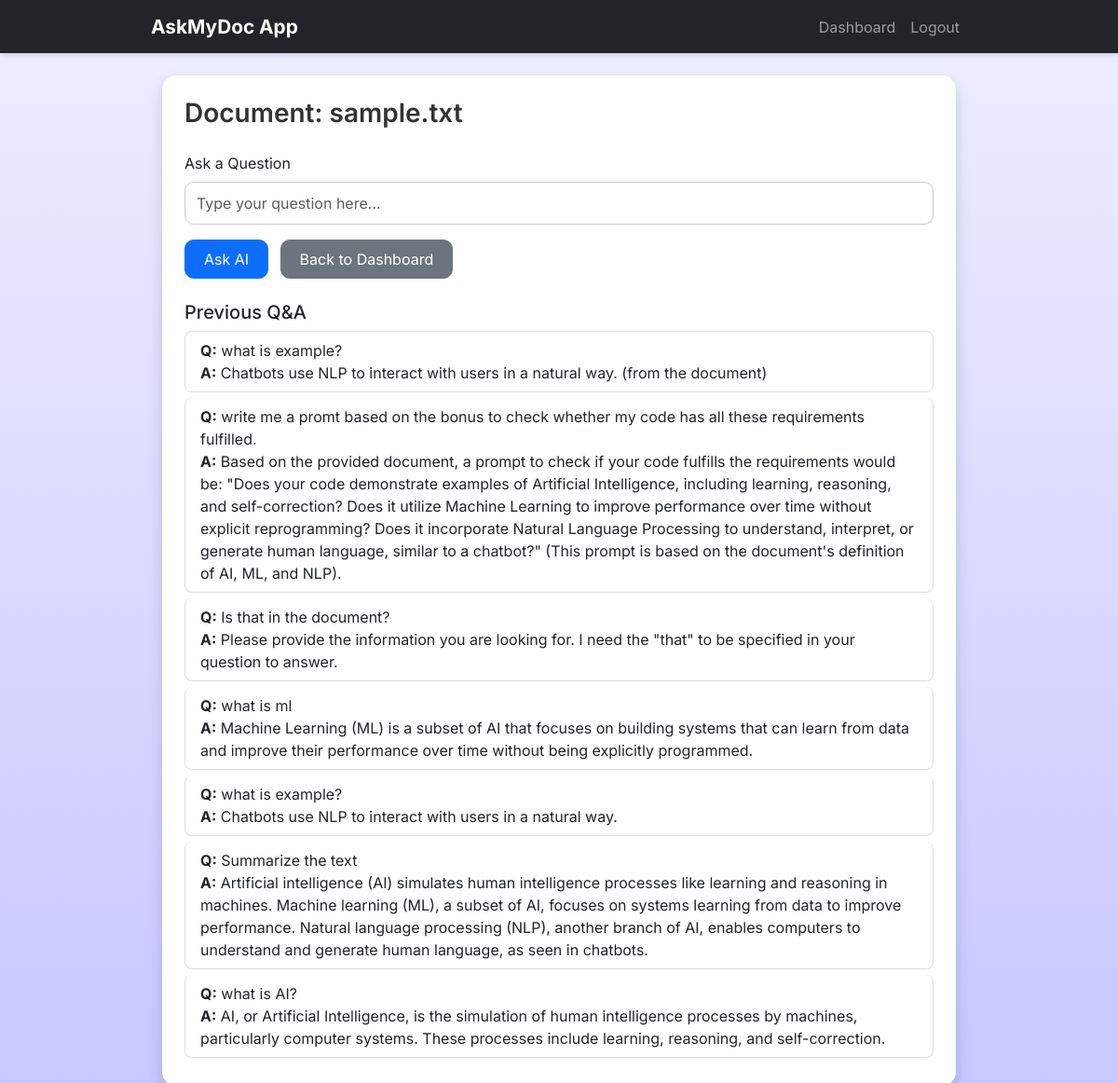
The page /document/sample.txt (signed in) on the database its author committed.
### backend/models.py (models this page shows)
class Document(db.Model):
    id = db.Column(db.Integer, primary_key=True)
    filename = db.Column(db.String(200), nullable=False)
    content = db.Column(db.Text, nullable=False)
    uploaded_at = db.Column(db.DateTime, default=datetime.utcnow)
    user_id = db.Column(db.Integer, db.ForeignKey("user.id"), nullable=False)
    qas = db.relationship("QAHistory", backref="document", lazy=True)

class QAHistory(db.Model):
    id = db.Column(db.Integer, primary_key=True)
    question = db.Column(db.Text, nullable=False)
    answer = db.Column(db.Text, nullable=False)
    timestamp = db.Column(db.DateTime, default=datetime.utcnow)
    document_id = db.Column(db.Integer, db.ForeignKey("document.id"), nullable=False)

### backend/app.py (the view)
@app.route("/document/<filename>")
def document_view(filename):
    if "user_id" not in session:
        flash("Please log in first.", "warning")
        return redirect(url_for("login"))
    document = Document.query.filter_by(filename=filename, user_id=session["user_id"]).first()
    if not document:
        flash("Document not found.", "danger")
        return redirect(url_for("dashboard"))
    session["document_id"] = document.id
    qas = QAHistory.query.filter_by(document_id=document.id).order_by(QAHistory.timestamp.desc()).all()
    return render_template(
        "document.html",
        filename=document.filename,
        qas=qas,
        username=session.get("username")
    )

### backend/templates/document.html (shortened to what this page needs)
{% extends "base.html" %}
{% block content %}
<div class="container mt-4">
    <div class="card shadow p-4">
        <h3>Document: {{ filename }}</h3>
        <form action="{{ url_for('ask') }}" method="POST" class="mt-3">
            <div class="mb-3">
                <label class="form-label">Ask a Question</label>
                <input class="form-control" type="text" name="question" placeholder="Type your question here..." required>
            </div>
            <button class="btn btn-primary">Ask AI</button>
            <a href="{{ url_for('dashboard') }}" class="btn btn-secondary ms-2">Back to Dashboard</a>
        </form>
        {% if qas %}
        <div class="mt-4">
            <h5>Previous Q&A</h5>
            <ul class="list-group">
                {% for qa in qas|sort(attribute='timestamp', reverse=True) %}
                <li class="list-group-item">
                    <strong>Q:</strong> {{ qa.question }}<br>
                    <strong>A:</strong> {{ qa.answer }}
                </li>
                {% endfor %}
            </ul>
        </div>
        {% endif %}
    </div>
</div>
{% endblock %}

### backend/static/style.css (style rules this page uses)
* { margin: 0; padding: 0; box-sizing: border-box; font-family: "Inter", sans-serif; }
.list-group-item { transition: background 0.3s, transform 0.15s; }
body { min-height: 100vh; background: linear-gradient(#eeeeff, #c8c7ff); }
.container { max-width: 900px; }
.card { border-radius: 15px; border: none; background: #fff; box-shadow: 0 6px 16px rgba(0, 0, 0, 0.1); }
.card h2, .card h3, .card h4 { font-weight: 600; color: #333; }
.form-control { border-radius: 10px; border: 1px solid #ccc; padding: 10px 12px; transition: border 0.2s, box-shadow 0.2s; }
.btn { border-radius: 10px; padding: 0.5rem 1.25rem; transition: transform 0.15s ease, background 0.2s; }
.list-group-item { border-radius: 8px !important; margin-bottom: 6px; border: 1px solid #ddd; transition: background 0.2s; }

### rows shown on the page
Document: filename "sample.txt"
QAHistory: question "what is example?", answer "Chatbots use NLP to interact with users in a natural way. (from the document)"
QAHistory: question "write me a promt based on the bonus to check whether my code has all these requirements fulfilled.", answer "Based on the provided document, a prompt to check if your code fulfills the requirements would be: \"Does your code demonstrate examples of Artificial Intelligence, including learning, reasoning, and self-correction? Does it utilize Machine Learning to improve performance over time without explicit reprogramming? Does it incorporate Natural Language Processing to understand, interpret, or generate human language, similar to a chatbot?\" (This prompt is based on the document's definition of AI, ML, and NLP)."
QAHistory: question "Is that in the document?", answer "Please provide the information you are looking for. I need the \"that\" to be specified in your question to answer."
QAHistory: question "what is ml", answer "Machine Learning (ML) is a subset of AI that focuses on building systems that can learn from data and improve their performance over time without being explicitly programmed."
QAHistory: question "what is example?", answer "Chatbots use NLP to interact with users in a natural way."
QAHistory: question "Summarize the text", answer "Artificial intelligence (AI) simulates human intelligence processes like learning and reasoning in machines. Machine learning (ML), a subset of AI, focuses on systems learning from data to improve performance. Natural language processing (NLP), another branch of AI, enables computers to understand and generate human language, as seen in chatbots."
QAHistory: question "what is AI?", answer "AI, or Artificial Intelligence, is the simulation of human intelligence processes by machines, particularly computer systems. These processes include learning, reasoning, and self-correction."
